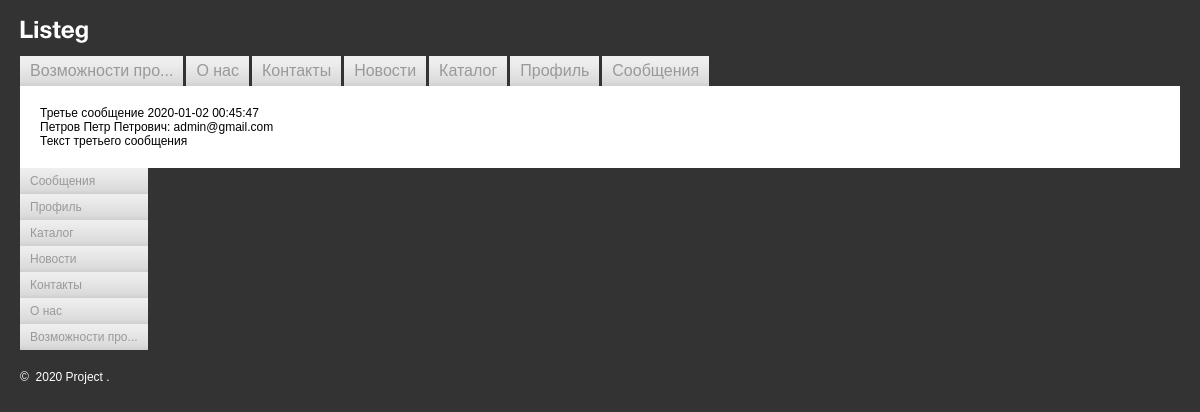
The app's page /posts/view?msg=3 (signed in) with its own data.
### tables this page shows
CREATE TABLE `messages` (
  `id` int(11) NOT NULL,
  `title` varchar(255) NOT NULL,
  `date` datetime DEFAULT NULL,
  `sender_id` int(11) NOT NULL,
  `recipient_id` int(11) NOT NULL,
  `text` text NOT NULL,
  `read` tinyint(1) NOT NULL DEFAULT 0,
  `section_id` int(11) NOT NULL DEFAULT 1
);

### db/connect.php (called while the page is built, shortened)
<?php
function connect(): mysqli
{
    $dbName = 'task_db';
    $user = 'root';
    $password = 'pass123';
    $host = 'localhost';
    static $connect = null;
    if (null === $connect) {
        $connect = mysqli_connect($host, $user, $password, $dbName);
    }
    return $connect;
}
function getMessage(int $id): array
{
    $id = mysqli_real_escape_string(connect(), $id);
    $result = mysqli_query(
        connect(),
        "SELECT title, m.date, text, CONCAT(s.name, ': ', s.email) AS sender FROM users AS u
LEFT JOIN messages AS m ON recipient_id = u.id
LEFT JOIN users AS s ON s.id = sender_id
WHERE m.id=$id"
    );
    return getResult($result);
}
function canWriteMsg(string $login, bool $showMsg = true): bool
{
    $isActive = false;
    $login = mysqli_real_escape_string(connect(), $login);
    $result = mysqli_query(
        connect(),
        "SELECT group_id FROM users
LEFT JOIN user_group ON user_id=id && group_id=2
WHERE login='$login'"
    );
    if (mysqli_num_rows($result) > 0) {
        $isActive = (int)mysqli_fetch_assoc($result)['group_id'] === 2;
    }
    return $isActive;
}
function getResult(mysqli_result $result): array
{
    if (mysqli_num_rows($result) === 1) {
        return mysqli_fetch_assoc($result);
    } elseif (mysqli_num_rows($result) > 1) {
        return mysqli_fetch_all($result, MYSQLI_ASSOC);
    }
    return [];
}

### posts/view/index.php (the view, shortened to what this page needs)
<?php
require $_SERVER['DOCUMENT_ROOT'] . '/templates/header.php';
?>
    <div class="container container_view">
        <?php
        $isActive = database\canWriteMsg($_COOKIE['login']);
        if ($isActive) {
            $msg = database\getMessage($_GET['msg']);
        }
        if ($isActive) : ?>
            <div class="view_title"><?= $msg['title'] . ' ' . $msg['date'] ?></div>
            <div class="view_sender"><?= $msg['sender'] ?></div>
            <div class="view_msg"><?= $msg['text'] ?></div>
        <?php endif; ?>
    </div>
<?php
require $_SERVER['DOCUMENT_ROOT'] . '/templates/footer.php';

### css/styles.css (style rules this page uses)
body { background: #333333; padding: 20px; margin: 0; color: #000000; font-family: Arial, Helvetica, sans-serif; font-size: 12px; }
div { border: none; font-size: 1em; }
.container { background: #ffffff; }
.container_view { padding: 20px; }

### records on screen
messages: title "Третье сообщение", date "2020-01-02 00:45:47", text "Текст третьего сообщения"

### other values on screen
render\trimLongTitle($item['title']) "Возможности про..."
render\trimLongTitle($item['title']) "О нас"
render\trimLongTitle($item['title']) "Контакты"
render\trimLongTitle($item['title']) "Новости"
render\trimLongTitle($item['title']) "Каталог"
render\trimLongTitle($item['title']) "Профиль"
render\trimLongTitle($item['title']) "Сообщения"
$msg['sender'] "Петров Петр Петрович: admin@gmail.com"
$date "2020"
